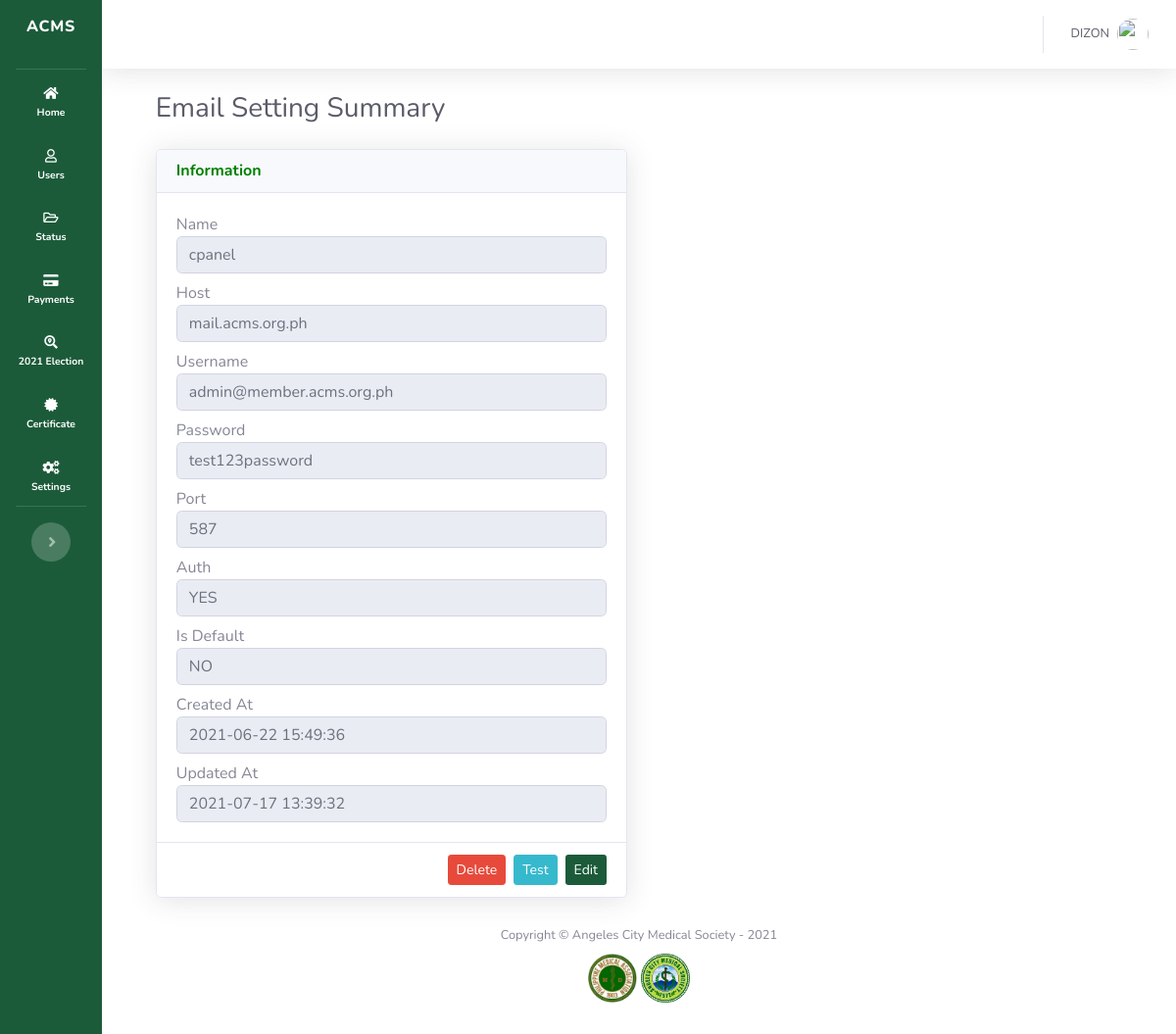
Page /admin/view_email_setting.php?setting_id=4 (signed in) on the committed database.
### tables this page shows
CREATE TABLE `settings_email` (
  `id` int(11) NOT NULL,
  `name` varchar(255) NOT NULL,
  `host` varchar(255) NOT NULL,
  `auth` tinyint(1) NOT NULL DEFAULT 1,
  `username` varchar(255) NOT NULL,
  `password` varchar(255) NOT NULL,
  `port` int(4) NOT NULL DEFAULT 587,
  `is_default` tinyint(1) NOT NULL DEFAULT 0,
  `created_at` datetime NOT NULL DEFAULT current_timestamp(),
  `updated_at` datetime NOT NULL DEFAULT current_timestamp()
);

### admin/view_email_setting.php (the view, shortened to what this page needs)
<?php
    include('sidebar.php');
    $setting           =  mysqli_fetch_assoc($mysqli->query("SELECT * FROM settings_email WHERE id={$_GET['setting_id']}"));
?>
    <div id="content-wrapper" class="d-flex flex-column">
      <div id="content">
<?php require('topbar.php'); ?>
        <div class="container-fluid">
          <div class="d-sm-flex align-items-center justify-content-between mb-4">
            <h1 class="h3 mb-0 text-gray-800">Email Setting Summary</h1>
          </div>
          <div class="row">
            <div class="col-md-12">
              <div class="row">
                <div class="col-md-6">
                    <div class="card shadow">
                        <div class="card-header">
                            <h6 class="m-0 font-weight-bold" style="color: green;">Information</h6>
                        </div>
                        <div class="card-body">
                            <div class="row">
                                <div class="col-md-12">
                                    Name
                                </div>
                                <div class="col-md-12">
                                    <input type="text" class="form-control" value="<?=$setting['name']?>" readonly>
                                </div>
                            </div>
                            <div class="row mt-2">
                                <div class="col-md-12">
                                    Host
                                </div>
                                <div class="col-md-12">
                                    <input type="text" class="form-control"  value="<?=$setting['host']?>" readonly>
                                </div>
                            </div>
                            <div class="row mt-2">
                                <div class="col-md-12">
                                    Username
                                </div>
                                <div class="col-md-12">
                                    <input type="text" class="form-control"  value="<?=$setting['username']?>" readonly>
                                </div>
                            </div>
                            <div class="row mt-2">
                                <div class="col-md-12">
                                    Password
                                </div>
                                <div class="col-md-12">
                                    <input type="text" class="form-control"  value="<?=$setting['password']?>" readonly>
                                </div>
                            </div>
                            <div class="row mt-2">
                                <div class="col-md-12">
                                    Port
                                </div>
                                <div class="col-md-12">
                                    <input type="text" class="form-control"  value="<?=$setting['port']?>" readonly>
                                </div>
                            </div>
                            <div class="row mt-2">
                                <div class="col-md-12">
                                    Auth
                                </div>
                                <div class="col-md-12">
                                    <input type="text" class="form-control" value="<?=$setting['auth'] == 1 ? 'YES' : 'NO'?> " readonly>
                                </div>
                            </div>
                            <div class="row mt-2">
                                <div class="col-md-12">
                                    Is Default
                                </div>
                                <div class="col-md-12">
                                    <input type="text" class="form-control" value="<?=$setting['is_default'] == 1 ? 'YES' : 'NO'?> " readonly>
                                </div>
                            </div>
                            <div class="row mt-2">
                                <div class="col-md-12">
                                    Created At
                                </div>
                                <div class="col-md-12">
                                    <input type="text" class="form-control" value="<?=$setting['created_at']?>" readonly>
                                </div>
                            </div>
                            <div class="row mt-2">
                                <div class="col-md-12">
                                    Updated At
                                </div>
                                <div class="col-md-12">
                                    <input type="text" class="form-control" value="<?=$setting['updated_at']?>" readonly>
                                </div>
                            </div>
                        </div>
                        <div class="card-footer bg-white d-flex justify-content-end">
                          <form action="process_email_settings.php" method="POST" class='align-self-start mr-2'>
                            <button type="submit" name="delete_setting" class="btn btn-sm btn-danger text-white">
                                Delete
                            </button>
                          </form>
                          <form action="process_email_settings.php" method="POST" class='align-self-start mr-2'>
                            <button type="submit" name="test_setting" class="btn btn-sm btn-info text-white">
                                Test
                            </button>
                          </form>
                          <button class="btn btn-sm bg-gradient-primary text-white" data-toggle="modal" data-target="#modal_edit_setting">
                            Edit
                          </button>
                        </div>
                    </div>
                </div>
              </div>
            </div>
          </div>
          </div>
        </div>
<?php
  include('footer.php');
?>

### admin/sidebar.php (style rules this page uses)
.bg-gradient-primary { background-color: #1b5b3a !important; background-image: none !important; background-image: none !important; background-size: cover !important; }
.container-fluid { background-color: white; padding-left: 5% !important; padding-right: 5% !important; }
#content-wrapper { background-color: white !important; }
::placeholder { opacity: 0.7 !important; }

### rows in the picture
settings_email: name "cpanel", host "mail.acms.org.ph", username "admin@member.acms.org.ph", password "test123password", port "587", auth "YES", is_default "NO", created_at "2021-06-22 15:49:36", updated_at "2021-07-17 13:39:32"

### other values in the picture
$_SESSION['full_name'] "DIZON"
